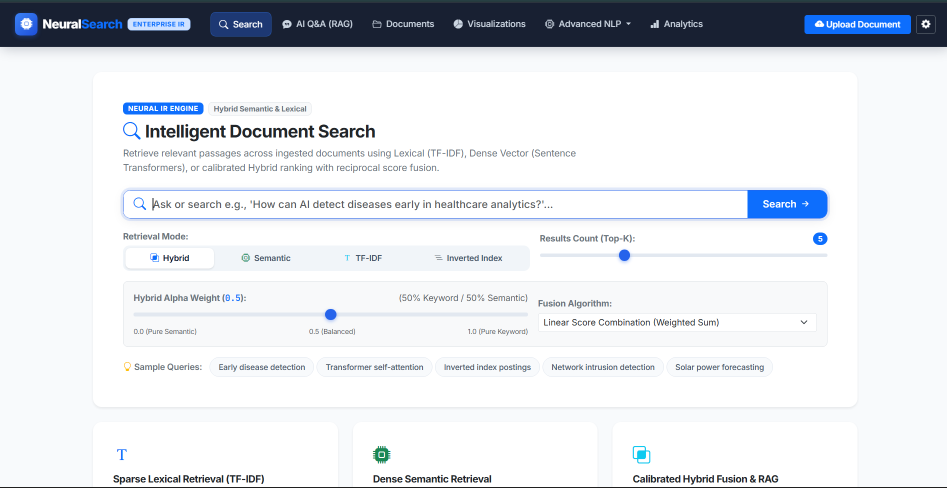
#> input picture docs/screenshots/01_search_portal.png, 1893 x 976 px, found by its file name (shown at 1/2 size)
$ python generate_linkedin_banner.py
#> lines starting #> are read from the running program, lines starting #| are printed output that depends on the picture
"""Generate an ultra-professional, high-impact LinkedIn showcase graphic for NeuralSearch."""
import os
import math
from PIL import Image, ImageDraw, ImageFont, ImageFilter

def draw_star(draw, center, size, fill=(250, 204, 21, 255)):
    """Draw a crisp 5-pointed star."""
    cx, cy = center
    points = []
    for i in range(10):
        r = size if i % 2 == 0 else size * 0.45
        angle = i * math.pi / 5 - math.pi / 2
        points.append((cx + r * math.cos(angle), cy + r * math.sin(angle)))
    draw.polygon(points, fill=fill)

def draw_lightning(draw, x, y, size=18, fill=(255, 255, 255, 255)):
    """Draw a sleek lightning bolt."""
    pts = [
        (x + size * 0.45, y),
        (x, y + size * 0.55),
        (x + size * 0.38, y + size * 0.55),
        (x + size * 0.25, y + size),
        (x + size * 0.85, y + size * 0.38),
        (x + size * 0.48, y + size * 0.38),
    ]
    draw.polygon(pts, fill=fill)

def create_linkedin_banner():
    # 2400 x 1350 (16:9 Ultra HD)
    W, H = 2400, 1350
    img = Image.new("RGBA", (W, H), (10, 14, 23, 255)) # Dark navy slate background
    draw = ImageDraw.Draw(img)

    # 1. Subtle background glow effects & grid
    glow_canvas = Image.new("RGBA", (W, H), (0, 0, 0, 0))
#> glow_canvas: PIL image 2400x1350 RGBA; every value is 0
    glow_draw = ImageDraw.Draw(glow_canvas)

    # Glow 1: Top-Left Deep Electric Blue
    glow_draw.ellipse([(-250, -250), (1100, 1100)], fill=(37, 99, 235, 60))
    # Glow 2: Center-Right Indigo
    glow_draw.ellipse([(1300, 100), (2600, 1300)], fill=(99, 102, 241, 50))
    # Glow 3: Bottom-Left Teal
    glow_draw.ellipse([(100, 700), (1350, 1700)], fill=(6, 182, 212, 35))

    glow_blurred = glow_canvas.filter(ImageFilter.GaussianBlur(150))
    img.paste(glow_blurred, (0, 0), glow_blurred)
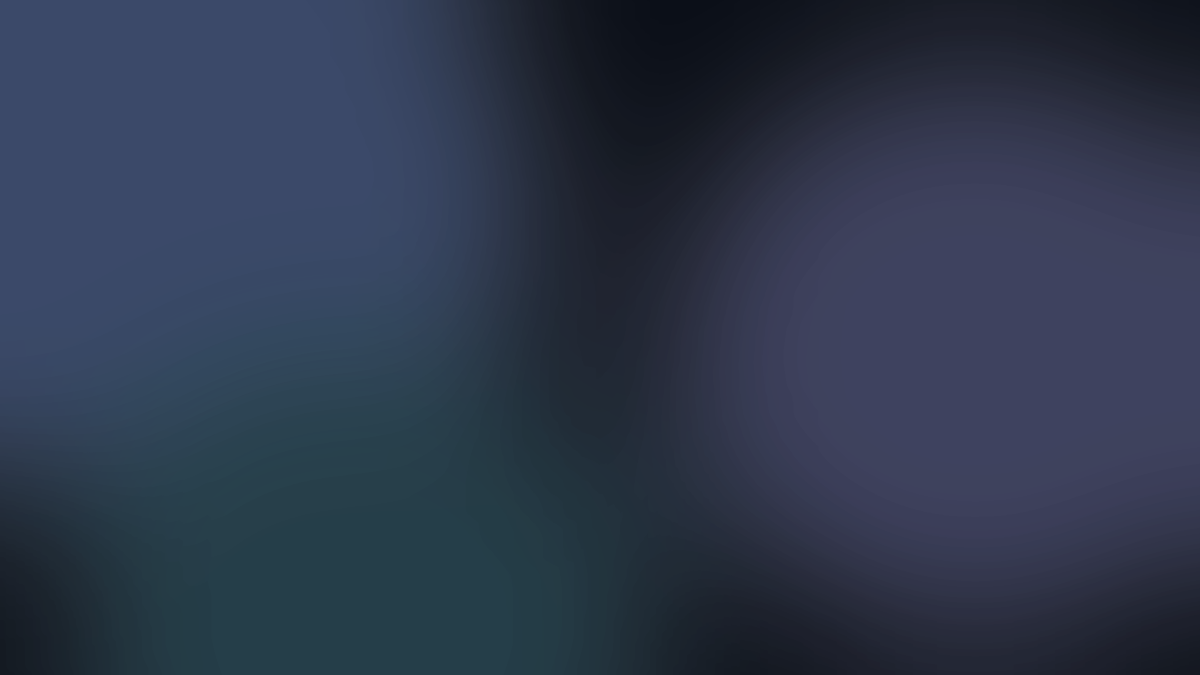
#> img: PIL image 2400x1350 RGBA (shown at 1/2 size); mean R, G, B, A 15.8, 27.8, 51, 222.4; transparent parts drawn white

    # Subtle modern grid pattern (very faint)
    grid_color = (255, 255, 255, 6)
    for x in range(0, W, 80):
        draw.line([(x, 0), (x, H)], fill=grid_color, width=1)
    for y in range(0, H, 80):
        draw.line([(0, y), (W, y)], fill=grid_color, width=1)

    # Load system fonts
    font_dir = "C:/Windows/Fonts"
    f_bold = os.path.join(font_dir, "segoeuib.ttf")
    f_reg = os.path.join(font_dir, "segoeui.ttf")
    f_mono = os.path.join(font_dir, "consola.ttf")

    title_font = ImageFont.truetype(f_bold, 66)
    subtitle_font = ImageFont.truetype(f_reg, 28)
    tag_font = ImageFont.truetype(f_bold, 20)
    metric_font = ImageFont.truetype(f_bold, 30)
    caption_font = ImageFont.truetype(f_bold, 18)
    caption_sub = ImageFont.truetype(f_reg, 16)
    mono_font = ImageFont.truetype(f_mono, 22)
    url_font = ImageFont.truetype(f_reg, 15)

    # =========================================================================
    # HEADER SECTION
    # =========================================================================
    # Top Bar: Brand Pill
    pill_x, pill_y = 100, 55
    pill_w, pill_h = 350, 48
    draw.rounded_rectangle([pill_x, pill_y, pill_x + pill_w, pill_y + pill_h], radius=24, fill=(24, 34, 53, 230), outline=(59, 130, 246, 200), width=2)

    # Mini icon in pill
    draw.ellipse([pill_x + 9, pill_y + 9, pill_x + 39, pill_y + 39], fill=(37, 99, 235, 255))
    draw_lightning(draw, pill_x + 18, pill_y + 14, size=20, fill=(255, 255, 255, 255))
    draw.text((pill_x + 50, pill_y + 11), "ENTERPRISE NLP PLATFORM", font=tag_font, fill=(191, 219, 254, 255))

    # GitHub link badge on top right
    gh_w = 400
    gh_x = W - 100 - gh_w
    draw.rounded_rectangle([gh_x, pill_y, gh_x + gh_w, pill_y + pill_h], radius=24, fill=(15, 23, 42, 230), outline=(71, 85, 105, 255), width=2)
    draw_star(draw, (gh_x + 30, pill_y + 24), size=11, fill=(250, 204, 21, 255))
    draw.text((gh_x + 50, pill_y + 11), "github.com/Anandavel-Tech", font=tag_font, fill=(248, 250, 252, 255))

    # Main Project Title
    draw.text((100, 120), "NeuralSearch Engine", font=title_font, fill=(255, 255, 255, 255))

    # Subtitle / Core Description
    draw.text((100, 200), "AI-Powered Semantic Retrieval • Grounded RAG with Citations • Transformer Attention Inspection", font=subtitle_font, fill=(148, 163, 184, 255))

    # Tech Stack Badges
    tech_tags = [
        ("Python 3.12", (59, 130, 246)),
        ("Flask", (148, 163, 184)),
        ("SentenceTransformers (384D)", (16, 185, 129)),
        ("Scikit-Learn TF-IDF", (245, 158, 11)),
        ("PyMuPDF", (239, 68, 68)),
        ("NetworkX", (168, 85, 247)),
        ("Word2Vec", (6, 182, 212)),
        ("SQLite", (99, 102, 241)),
    ]
    tx = 100
    ty = 255
    for tag, color in tech_tags:
        tw = draw.textlength(tag, font=tag_font)
        pw = int(tw + 28)
        draw.rounded_rectangle([tx, ty, tx + pw, ty + 36], radius=8, fill=(15, 23, 42, 200), outline=(51, 65, 85, 220), width=1)
        # Small colored bullet dot
        draw.ellipse([tx + 10, ty + 14, tx + 18, ty + 22], fill=color)
        draw.text((tx + 24, ty + 6), tag, font=tag_font, fill=(226, 232, 240, 255))
        tx += pw + 12
#> this loop made 8 passes
#> (tw, pw, tx) on passes 1 to 8: (120.2, 148, 260), (51.31, 79, 351), (299.8, 327, 690), (187.5, 215, 917), (92.8, 120, 1049), (97.22, 125, 1186), (99.59, 127, 1325), (65.31, 93, 1430)
#> after the loop, tx = 1430

    # =========================================================================
    # BROWSER MOCKUP FRAMES (3 Visual Hero Cards)
    # =========================================================================
    def make_window_mockup(img_path, width, height, title_text="https://neuralsearch.local", crop_top=0):
#> called with img_path = 'docs/screenshots/01_search_portal.png', width = 1160, height = 680, crop_top = 75
        src = Image.open(img_path)
#> src is the input picture: PIL image 1893x976 RGBA; mean R, G, B, A 224, 227.2, 231.9, 255
        titlebar_h = 44
        content_h = height - titlebar_h

        # If crop_top is specified, crop navbar from screenshot
        if crop_top > 0 and src.height > crop_top:
            src = src.crop((0, crop_top, src.width, src.height))
#> src: PIL image 1893x901 RGBA

        src_fitted = src.resize((width, content_h), Image.Resampling.LANCZOS)

        window = Image.new("RGBA", (width, height), (0, 0, 0, 0))
#> window: PIL image 1160x680 RGBA; every value is 0
        w_draw = ImageDraw.Draw(window)

        # Window background with rounded corners
        w_draw.rounded_rectangle([0, 0, width, height], radius=14, fill=(15, 23, 42, 255), outline=(51, 65, 85, 255), width=2)

        # Titlebar
        w_draw.rounded_rectangle([0, 0, width, titlebar_h], radius=14, fill=(30, 41, 59, 255))
        w_draw.rectangle([0, titlebar_h - 14, width, titlebar_h], fill=(30, 41, 59, 255))
        w_draw.line([(0, titlebar_h), (width, titlebar_h)], fill=(51, 65, 85, 255), width=1)

        # macOS-style Traffic light dots
        w_draw.ellipse([16, 16, 28, 28], fill=(239, 68, 68, 255))
        w_draw.ellipse([36, 16, 48, 28], fill=(245, 158, 11, 255))
        w_draw.ellipse([56, 16, 68, 28], fill=(16, 185, 129, 255))

        # Address bar pill
        addr_w = int(width * 0.50)
        addr_x = (width - addr_w) // 2
        w_draw.rounded_rectangle([addr_x, 8, addr_x + addr_w, 36], radius=6, fill=(15, 23, 42, 220), outline=(51, 65, 85, 200), width=1)
        w_draw.text((addr_x + 16, 11), title_text, font=url_font, fill=(148, 163, 184, 255))

        # Paste content into window
        window.paste(src_fitted, (0, titlebar_h))

        # Add drop shadow
        shadow_padding = 40
        shadow_w = width + shadow_padding * 2
        shadow_h = height + shadow_padding * 2
        shadow_layer = Image.new("RGBA", (shadow_w, shadow_h), (0, 0, 0, 0))
#> shadow_layer: PIL image 1240x760 RGBA; every value is 0
        s_draw = ImageDraw.Draw(shadow_layer)
        s_draw.rounded_rectangle(
            [shadow_padding + 2, shadow_padding + 10, shadow_padding + width + 2, shadow_padding + height + 10],
            radius=18,
            fill=(0, 0, 0, 185)
        )
        shadow_blurred = shadow_layer.filter(ImageFilter.GaussianBlur(28))

        # Composite window on shadow
        composite = Image.new("RGBA", (shadow_w, shadow_h), (0, 0, 0, 0))
        composite.paste(shadow_blurred, (0, 0), shadow_blurred)
        composite.paste(window, (shadow_padding, shadow_padding), window)
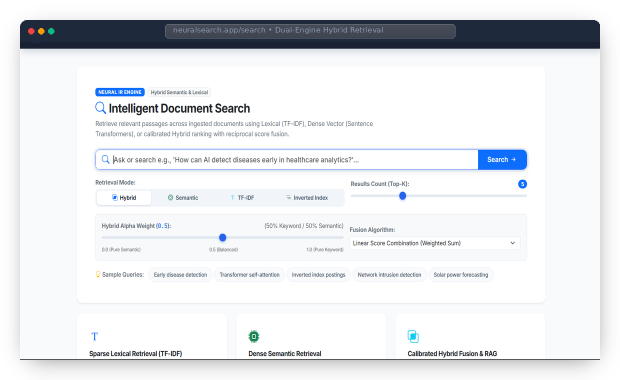
#> composite: PIL image 1240x760 RGBA (shown at 1/2 size); mean R, G, B, A 188.9, 191.1, 194.3, 214.5; transparent parts drawn white

        return composite, shadow_padding

    # Card 1: Main Search Portal (Left Hero Window)
    w1, pad1 = make_window_mockup(
        "docs/screenshots/01_search_portal.png",
        width=1160,
        height=680,
        title_text="neuralsearch.app/search • Dual-Engine Hybrid Retrieval",
        crop_top=75
    )
#> pad1 = 40
    img.paste(w1, (100 - pad1, 320 - pad1), w1)

    # Card 2: Grounded RAG Question Answering (Top Right Window)
    w2, pad2 = make_window_mockup(
        "docs/screenshots/03_rag_qa_answer.png",
        width=980,
        height=470,
        title_text="neuralsearch.app/qa • Grounded Answer with Citations",
        crop_top=75
    )
#> call 2 of make_window_mockup, with img_path = 'docs/screenshots/03_rag_qa_answer.png', width = 980, height = 470, crop_top = 75
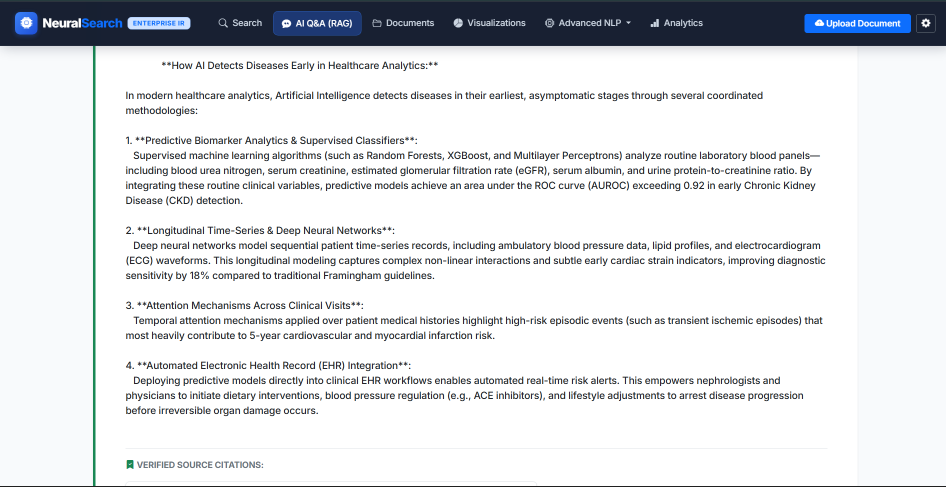
#> input picture docs/screenshots/03_rag_qa_answer.png, 1892 x 974 px, found by its file name (shown at 1/2 size)
#> in make_window_mockup, src is the input picture: PIL image 1892x974 RGBA; mean R, G, B, A 221.8, 224, 226.9, 255
#> in make_window_mockup (call 2), `window = Image.new("RGBA", (width, height), (0, 0, 0, 0))`: window: PIL image 980x470 RGBA; every value is 0
#> in make_window_mockup (call 2), `shadow_layer = Image.new("RGBA", (shadow_w, shadow_h), (0, 0, 0, 0))`: shadow_layer: PIL image 1060x550 RGBA; every value is 0
#> in make_window_mockup (call 2), `composite.paste(window, (shadow_padding, shadow_padding), window)`:
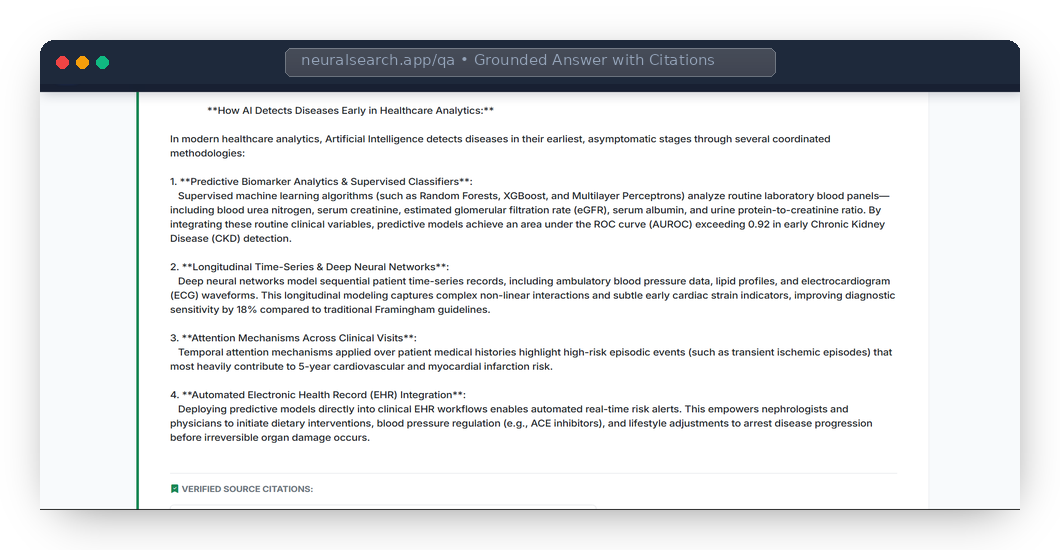
#> composite: PIL image 1060x550 RGBA; mean R, G, B, A 171.5, 173, 174.8, 202.7; transparent parts drawn white
#> pad2 = 40
    img.paste(w2, (1320 - pad2, 320 - pad2), w2)

    # Card 3: Linguistic Word Cloud (Bottom Right Window)
    w3, pad3 = make_window_mockup(
        "docs/screenshots/05_visualizations_wordcloud.png",
        width=980,
        height=400,
        title_text="neuralsearch.app/visualizations • Linguistic NLP Lab",
        crop_top=75
    )
#> call 3 of make_window_mockup, with width = 980, height = 400, crop_top = 75
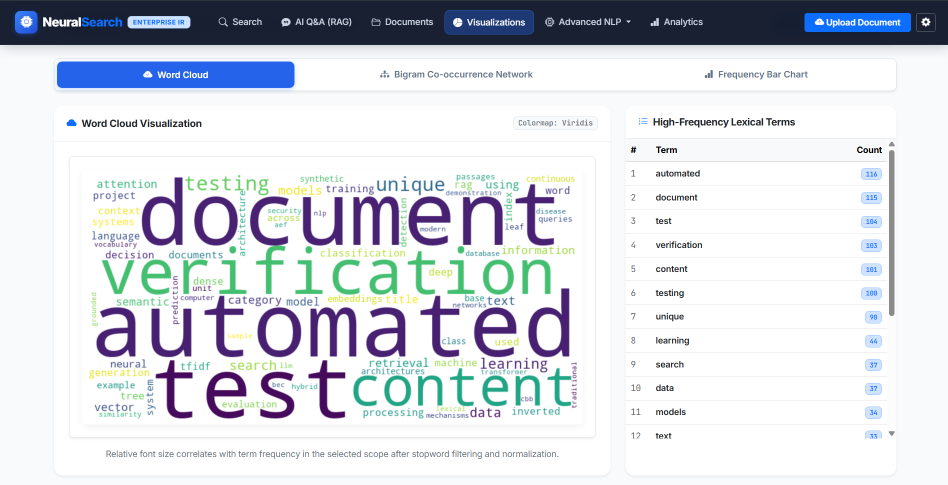
#> input picture docs/screenshots/05_visualizations_wordcloud.png, 1895 x 970 px, found by its file name (shown at 1/2 size)
#> in make_window_mockup, src is the input picture: PIL image 1895x970 RGBA; mean R, G, B, A 214.7, 218.2, 225.2, 255
#> in make_window_mockup (call 3), `window = Image.new("RGBA", (width, height), (0, 0, 0, 0))`: window: PIL image 980x400 RGBA; every value is 0
#> in make_window_mockup (call 3), `shadow_layer = Image.new("RGBA", (shadow_w, shadow_h), (0, 0, 0, 0))`: shadow_layer: PIL image 1060x480 RGBA; every value is 0
#> in make_window_mockup (call 3), `composite.paste(window, (shadow_padding, shadow_padding), window)`:
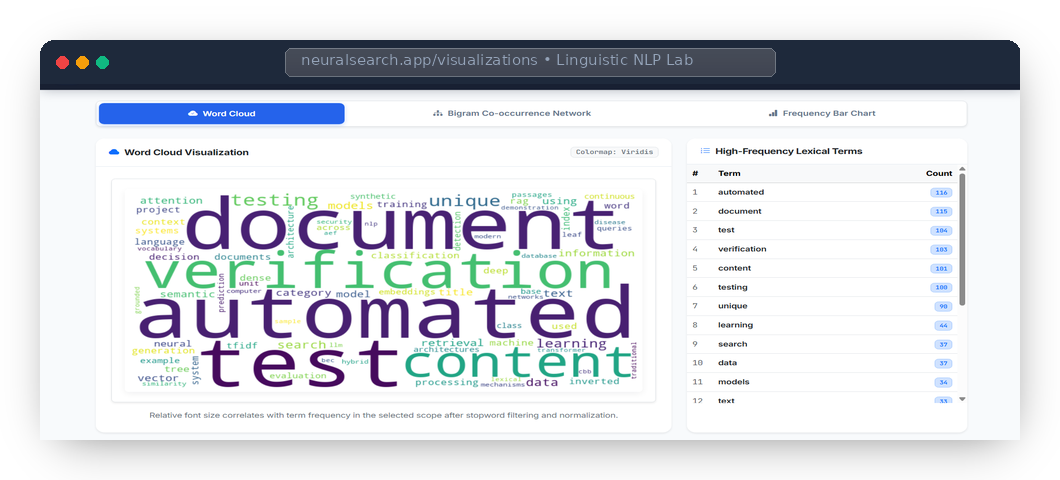
#> composite: PIL image 1060x480 RGBA; mean R, G, B, A 159.7, 162.3, 167.3, 197.7; transparent parts drawn white
#> pad3 = 40
    img.paste(w3, (1320 - pad3, 825 - pad3), w3)

    # =========================================================================
    # BOTTOM KEY METRICS & FEATURE CALLOUTS
    # =========================================================================
    # Bottom banner card across bottom left
    bar_x, bar_y = 100, 1030
    bar_w, bar_h = 1160, 240
    draw.rounded_rectangle([bar_x, bar_y, bar_x + bar_w, bar_y + bar_h], radius=16, fill=(15, 23, 42, 240), outline=(51, 65, 85, 255), width=2)

    # 4 Key Metrics Columns
    metrics = [
        {"val": "Dual-Engine", "label": "Hybrid Retrieval", "sub": "TF-IDF + 384D Embeddings", "color": (59, 130, 246, 255)},
        {"val": "100% Offline", "label": "Grounded RAG", "sub": "Autonomous Fallback QA", "color": (16, 185, 129, 255)},
        {"val": "50 / 50", "label": "Unit & Route Tests", "sub": "100% Automated Pass Rate", "color": (245, 158, 11, 255)},
        {"val": "Multi-Head", "label": "Self-Attention Maps", "sub": "Real Weight Heatmaps", "color": (168, 85, 247, 255)},
    ]
    col_w = bar_w // 4
    for i, m in enumerate(metrics):
        cx = bar_x + i * col_w
        if i > 0:
            draw.line([(cx, bar_y + 25), (cx, bar_y + bar_h - 25)], fill=(51, 65, 85, 180), width=1)

        vw = draw.textlength(m["val"], font=metric_font)
        draw.text((cx + (col_w - vw) // 2, bar_y + 45), m["val"], font=metric_font, fill=m["color"])

        lw = draw.textlength(m["label"], font=caption_font)
        draw.text((cx + (col_w - lw) // 2, bar_y + 105), m["label"], font=caption_font, fill=(241, 245, 249, 255))

        sw = draw.textlength(m["sub"], font=caption_sub)
        draw.text((cx + (col_w - sw) // 2, bar_y + 145), m["sub"], font=caption_sub, fill=(148, 163, 184, 255))
#> this loop made 4 passes
#> (vw, lw, sw) on passes 1 to 4: (182.5, 145.2, 221.7), (193.7, 132.2, 199.2), (105.5, 164.9, 222.1), (162.6, 175.1, 182.3)

    # Bottom banner on bottom right (call to action / repository)
    cta_x, cta_y = 1320, 1245
    cta_w, cta_h = 980, 58
    draw.rounded_rectangle([cta_x, cta_y, cta_x + cta_w, cta_y + cta_h], radius=10, fill=(30, 41, 59, 220), outline=(59, 130, 246, 200), width=1)

    # GitHub star icon in CTA
    draw_star(draw, (cta_x + 30, cta_y + 29), size=10, fill=(250, 204, 21, 255))
    draw.text((cta_x + 50, cta_y + 16), "github.com/Anandavel-Tech/ai-semantic-search-engine-LLM-NLP-", font=mono_font, fill=(248, 250, 252, 255))

    # Save output banner
    out_dir = "docs/images"
    os.makedirs(out_dir, exist_ok=True)

    # 1. Ultra HD version (2400x1350)
    out_path_uhd = os.path.join(out_dir, "linkedin_project_showcase.png")
    img.save(out_path_uhd, format="PNG", quality=95)
    print(f"UHD Banner generated: {out_path_uhd} ({W}x{H})")

    # 2. LinkedIn Feed Standard (1200x675)
    web_img = img.resize((1200, 675), Image.Resampling.LANCZOS)
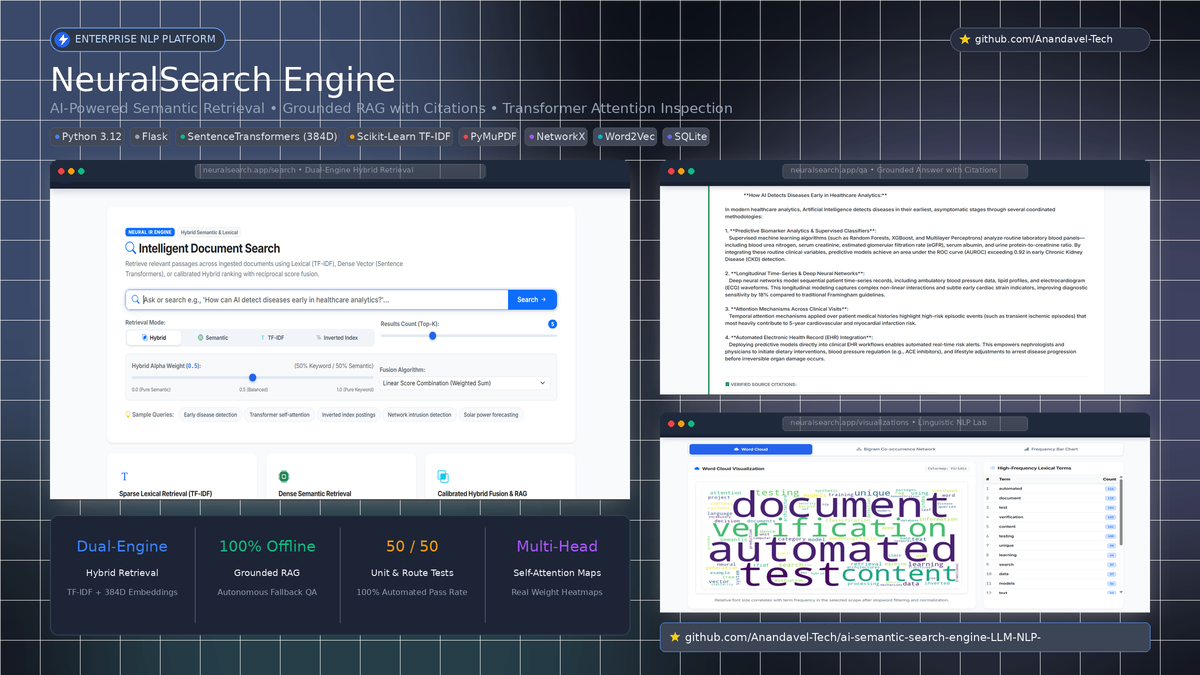
#> web_img: PIL image 1200x675 RGBA; mean R, G, B, A 120.4, 126.6, 138.9, 238; transparent parts drawn white
    out_path_std = os.path.join(out_dir, "linkedin_project_showcase_1200x675.png")
    web_img.save(out_path_std, format="PNG", quality=95)
    print(f"Standard Banner generated: {out_path_std} (1200x675)")

    # 3. Also save a copy directly in project root for instant access
    root_showcase = "linkedin_showcase.png"
    web_img.save(root_showcase, format="PNG", quality=95)
    print(f"Root copy generated: {root_showcase} (1200x675)")

if __name__ == "__main__":
    create_linkedin_banner()
